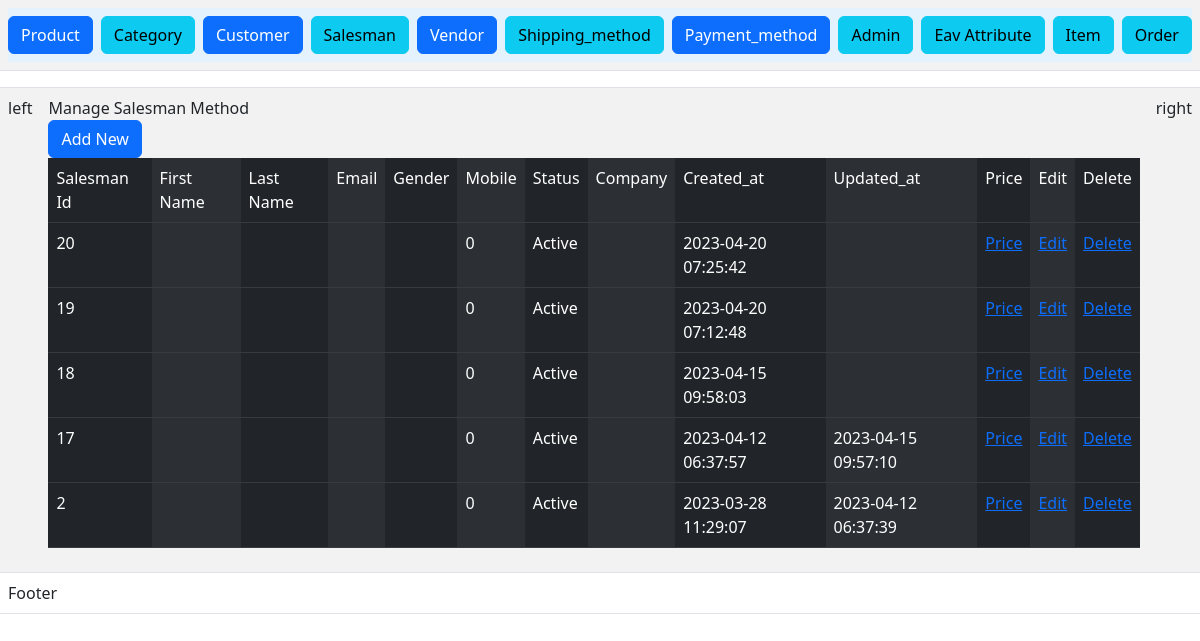
The page /index.php?c=salesman&a=grid on the database its author committed.
### tables this page shows
CREATE TABLE `salesman` (
  `salesman_id` int(11) NOT NULL,
  `first_name` text NOT NULL,
  `last_name` text NOT NULL,
  `email` varchar(30) NOT NULL,
  `gender` enum('male','female') NOT NULL,
  `mobile` int(11) NOT NULL,
  `status` tinyint(4) NOT NULL,
  `company` varchar(30) NOT NULL,
  `created_at` datetime NOT NULL,
  `updated_at` datetime DEFAULT NULL
);

### Block/Core/Template.php (called while the page is built, shortened)
<?php
class Block_Core_Template extends Model_Core_View
{
	protected $children = [];
	public function getChildren()
	{
		return $this->children;
	}
	public function addChild($key,$value)
	{
		$this->children[$key] = $value;
		return $this;
	}
}
?>

### Model/Core/View.php (called while the page is built, shortened)
<?php
class Model_Core_View
{
	protected $template = null;
	public function setTemplate($template)
	{
		$this->template = $template;
		return $this;
	}
	public function getTemplate()
	{
		return $this->template;
	}
	public function render()
	{
		require "View".DS.$this->getTemplate();
	}
	public function getUrl($controller=null,$action=null,$params=[],$resetParams=false)
	{
		return Ccc::getModel('Core_Url')->getUrl($controller,$action,$params,$resetParams);
	}
}

### Controller/Salesman.php (called while the page is built, shortened)
<?php
class Controller_Salesman extends Controller_Core_Action
{
	public function gridAction()
	{
		try {
			$layout = $this->getLayout();
			$grid = $layout->createBlock('Salesman_Grid');
			$layout->getChild('content')->addChild('grid',$grid);
			$layout->render();
		} catch (Exception $e) {
			$this->getMessage()->addMessage('Currently salesmen not avilable',Model_Core_Message :: FAILURE);
		}
	}
}

### index.php (called while the page is built, shortened)
<?php
class Ccc{
	public static function init()
	{
		$front = new Controller_Core_Front();
		$front->init();
	}
	public static function getModel($className){
		return new $className();
	}
}
Ccc::init();
?>

### Block/Core/Grid.php (called while the page is built, shortened)
<?php
class Block_Core_Grid extends Block_Core_Template
{
	protected $_title = null;
	protected $_columns = [];
	protected $_actions = [];
	protected $_buttons = [];
	public function getColumns()
	{
		return $this->_columns;
	}
	public function addColumn($key,$value)
	{
		$this->_columns[$key] = $value;
		return $this;
	}
	public function getActions()
	{
		return $this->_actions;
	}
	public function addAction($key,$value)
	{
		$this->_actions[$key] = $value;
	}
	public function getEditUrl($row,$key)
	{
		return $this->getUrl(null,$key,array('id' =>  $row->getId()),true);
	}
	public function getDeleteUrl($row,$key)
	{
		return $this->getUrl(null,$key,array('id' =>  $row->getId()),true);
	}
	public function getPriceUrl($row,$key)
	{
		return $this->getUrl('salesman_price',$key,array('id' =>  $row->getId()));
	}
	public function getColumnValue($row,$key)
	{
		if ($key == 'status') {
			return $row->getStatusText($key);
		}
		return $row->$key;
	}
	public function getButtons()
	{
		return $this->_buttons;
	}
	public function addButton($key,$value)
	{
		$this->_buttons[$key] = $value;
		return $this;
	}
	public function setTitle($title)
	{
		$this->_title = $title;
		return $this;
	}
	public function getTitle()
	{
		return $this->_title;
	}
}

### Model/Core/Table.php (called while the page is built, shortened)
<?php
class Model_Core_Table
{
	protected $data = [];
	protected $resource = null;
	protected $collection = null;
	public function getId()
	{
		$primaryKey = $this->getResource()->getPrimaryKey();
		return (int)$this->$primaryKey;
	}
	public function setResourceClass($resourceClass)
	{
		return $this;
	}
	public function setCollectionClass($collectionClass)
	{
		return $this;
	}
	public function setResource($resource)
	{
		$this->resource = $resource;
		return $this;
	}
	public function getResource()
	{
		if ($this->resource) {
			return $this->resource;
		}
		$resource = new ($this->resourceClass)();
		return $resource;
	}
	public function setCollection($collection)
	{
		$this->collection = $collection;
		return $this;
	}
	public function getCollection()
	{
		if ($this->collection) {
			return $this->collection;
		}
		$collection = new ($this->collectionClass)();
		return $collection;
	}
	public function __get($key)
	{
		if (array_key_exists($key, $this->data)) {
			return $this->data[$key];
		}
		return null;
	}
	public function setData(array $data)
	{
		$this->data =array_merge($this->data,$data) ;
		return $this;
	}
	public function fetchAll($query)
	{
		$result = $this->getResource()->fetchAll($query);
		$collection = $this->getCollection()->setData($result);
		return $collection;
	}
}

### Block/Salesman/Grid.php (called while the page is built, shortened)
<?php
class Block_Salesman_Grid extends Block_Core_Grid
{
	public function getCollection()
	{
		$query = "SELECT * FROM `salesman` ORDER BY `salesman_id` DESC";
		$salesmen = Ccc::getModel('Salesman')->fetchAll($query);
		return $salesmen;
	}
}
?>

### Model/Core/Table/Resource.php (called while the page is built, shortened)
<?php
class Model_Core_Table_Resource
{
	protected $primaryKey  = null;
	public function setResourceName($resourceName){
		return $this;
	}
	public function setPrimaryKey($primaryKey){
		$this->primaryKey = $primaryKey;
		return $this;
	}
	public function getPrimaryKey(){
		return $this->primaryKey;
	}
	public function getAdapter(){
		$adapter = new Model_Core_Adapter();
		return $adapter;
	}
	public function fetchAll($query){
		$result = $this->getAdapter()->fetchAll($query);
		return $result;
	}
}
?>

### Model/Core/Adapter.php (called while the page is built, shortened)
<?php
class Model_Core_Adapter
{
	public $config = [
		'host' => 'localhost',
		'username' => 'root',
		'password' => '',
		'dbname' => 'newmvc-akshayFultariya',
	];
	public function connect(){
		$connect = mysqli_connect(
			$this->config['host'],
			$this->config['username'],
			$this->config['password'],
			$this->config['dbname']
		);
		return $connect;
	}
	public function fetchAll($query){
		$connect = $this->connect();
		$result = mysqli_query($connect,$query);
			return $result->fetch_all(MYSQLI_ASSOC);
	}
}

### Model/Core/Table/Collection.php (called while the page is built, shortened)
<?php
class Model_Core_Table_Collection
{
	protected $data = [];
	public function setData(array $data)
	{
		$this->data =array_merge($this->data,$data) ;
		return $this;
	}
	public function getData()
	{
		return $this->data;
	}
}
?>

### Model/Salesman/Resource.php (called while the page is built, shortened)
<?php
class Model_Salesman_Resource extends Model_Core_Table_Resource
{
	   public function getStatusOptions()
	   {
	      return [self::STATUS_ACTIVE => self::STATUS_ACTIVE_LBL,
	              self::STATUS_INACTIVE => self::STATUS_INACTIVE_LBL
	      ];
	   }
}
?>

### Model/Salesman.php (called while the page is built, shortened)
<?php
class Model_Salesman extends Model_Core_Table{
   public function getStatusText($status)
   {
      $statuses = $this->getResource()->getStatusOptions();
      if (array_key_exists($this->status,$statuses)) {
         return $statuses[$this->status];
      }
      return $statuses[Model_Salesman_Resource::STATUS_DEFAULT];
   }
}

### Model/Core/Url.php (called while the page is built, shortened)
<?php
class Model_Core_Url
{
	public function getUrl($controller = null,$action = null,$params = [], $reset  = false)
	{
	   $request = new Model_Core_Request();
	   $final = $request->getParam();
	   if ($reset) {
	   	$final = [];
	   }
	   if ($controller) {
	   		$final['c'] = $controller;
	   }
	   else{
	   		$final['c'] =$request->getControllerName();
	   }
	   if ($action) {
	   	   $final['a'] = $action;
	   }
	   else{
	   	   $final['a'] = $request->getActionName();
	   }
	   if ($params) {
	   	   $final = array_merge($final,$params);
	   }
	   $queryString = http_build_query($final);
	   $requestUri = trim($_SERVER['REQUEST_URI'],$_SERVER['QUERY_STRING']);
	   $url = $_SERVER['REQUEST_SCHEME'].'://'. $_SERVER['HTTP_HOST'].$requestUri.$queryString;
	   return $url;
	}
}

### Model/Core/Request.php (called while the page is built, shortened)
<?php
class Model_Core_Request{
	public function getParam($key = null, $value = null){
		if ($key == null) {
			return $_GET;
		}
		if (array_key_exists($key,$_GET)) {
			return $_GET[$key];
		}
		  return $value;
	}
	public function getControllerName(){
			return $this->getParam('c', 'product');
	}
	public function getActionName(){
			return $this->getParam('a', 'grid');
	}
}

### View/core/grid.phtml (the view)
<?php
$rows = $this->getCollection();
if (!$rows) {
	echo "No data found";
}
else{
$rows = $this->getCollection()->getData();
}
?>
	<?php require_once 'View/html/header.phtml';?>
	<div class="title9">
		<div class="main9">
			<?php echo $this->getTitle();?>
		</div>
		<div class="main99">
			<?php foreach ($this->getButtons() as $key => $button): ?>
			<a type="button" class="btn btn-primary" href="<?php echo $button['url'];?>"><?php echo $button['title']?></a>
			<?php endforeach;?>
		</div>
	</div>
	<table class="table table-dark table-striped-columns">
		<tr>
			<?php foreach ($this->getColumns() as $key => $column): ?>
			<td><?php echo $column['title'];?></td>
			<?php endforeach;?>
			<?php foreach ($this->getActions() as $key => $action): ?>
			<td><?php echo $action['title'];?></td>
			<?php endforeach;?>
		</tr>
		<?php if (!$rows):?>
		<tr>
			<td>No records available.</td>
		</tr>
		<?php else:?>
		 <?php foreach ($rows as $row): ?>
		 	<tr>
			<?php foreach ($this->getColumns() as $key => $column): ?>
		 		<td> <?php echo $this->getColumnValue($row,$key); ?></td>
			<?php endforeach;?>
			<?php foreach ($this->getActions() as $key => $action): ?>
		 		<td><a href="<?php $method = $action['method']; echo $this->$method($row,$key);?>"><?php echo $action['title']?></td>
			<?php endforeach;?>
		 		</tr>
		<?php endforeach ?>
		<?php endif;?>
	</table>

### View/html/Content/content.phtml
<?php
$children = $this->getChildren();
foreach ($children as $key => $child) {
	$child->render();
}
?>

### rows shown on the page
salesman: salesman_id "20", mobile "0", status "Active", created_at "2023-04-20 07:25:42"
salesman: salesman_id "19", mobile "0", status "Active", created_at "2023-04-20 07:12:48"
salesman: salesman_id "18", mobile "0", status "Active", created_at "2023-04-15 09:58:03"
salesman: salesman_id "17", mobile "0", status "Active", created_at "2023-04-12 06:37:57", updated_at "2023-04-15 09:57:10"
salesman: salesman_id "2", mobile "0", status "Active", created_at "2023-03-28 11:29:07", updated_at "2023-04-12 06:37:39"

### other values the page prints
$button['title'] "Add New"
$column['title'] "Salesman Id"
$column['title'] "First Name"
$column['title'] "Last Name"
$column['title'] "Email"
$column['title'] "Gender"
$column['title'] "Mobile"
$column['title'] "Status"
$column['title'] "Company"
$column['title'] "Created_at"
$column['title'] "Updated_at"
$action['title'] "Price"
$action['title'] "Edit"
$action['title'] "Delete"
